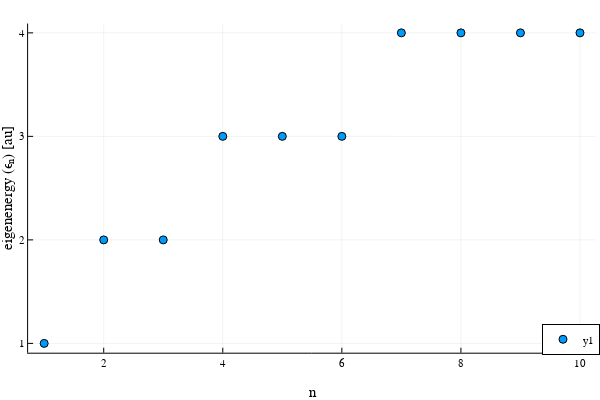

Notebook source saved alongside this figure:
### Code cell
fig1 = plot_eigenvalues(simulation_info, output_data)
display(fig1)

### Figure 1 — Plotly figure (JSON) as saved in the notebook; plotly's stock layout.template omitted (floating-point values rounded to 4 significant figures)
{"data": [{"colorbar": {"len": 0.9143, "title": "", "x": 0.9934, "y": 0.533}, "legendgroup": "y1", "marker": {"color": "rgba(0, 154, 250, 1.000)", "line": {"color": "rgba(0, 0, 0, 1.000)", "width": 1}, "size": 8, "symbol": "circle"}, "mode": "markers", "name": "y1", "showlegend": true, "type": "scatter", "x": [1, 2, 3, 4, 5, 6, 7, 8, 9, 10], "xaxis": "x", "y": [1.0, 2.0, 2.0, 3.0, 3.0, 3.0, 4.0, 4.0, 4.0, 4.0], "yaxis": "y"}], "layout": {"annotations": [], "height": 400, "legend": {"bgcolor": "rgba(255, 255, 255, 1.000)", "bordercolor": "rgba(0, 0, 0, 1.000)", "borderwidth": 1, "font": {"color": "rgba(0, 0, 0, 1.000)", "family": "sans-serif", "size": 11}, "title": {"font": {"color": "rgba(0, 0, 0, 1.000)", "family": "sans-serif", "size": 15}, "text": ""}, "tracegroupgap": 0, "traceorder": "normal", "x": 1, "xanchor": "right", "y": 0.07, "yanchor": "bottom"}, "margin": {"b": 20, "l": 0, "r": 0, "t": 20}, "paper_bgcolor": "rgba(255, 255, 255, 1.000)", "plot_bgcolor": "rgba(255, 255, 255, 1.000)", "showlegend": true, "width": 600, "xaxis": {"anchor": "y", "domain": [0.04684, 0.9934], "gridcolor": "rgba(0, 0, 0, 0.100)", "gridwidth": 0.5, "linecolor": "rgba(0, 0, 0, 1.000)", "mirror": false, "range": [0.73, 10.27], "showgrid": true, "showline": true, "showticklabels": true, "tickangle": 0, "tickcolor": "rgb(0, 0, 0)", "tickfont": {"color": "rgba(0, 0, 0, 1.000)", "family": "sans-serif", "size": 11}, "tickmode": "array", "ticks": "inside", "ticktext": ["2", "4", "6", "8", "10"], "tickvals": [2, 4, 6, 8, 10], "title": "n", "titlefont": {"color": "rgba(0, 0, 0, 1.000)", "family": "sans-serif", "size": 15}, "type": "-", "visible": true, "zeroline": false, "zerolinecolor": "rgba(0, 0, 0, 1.000)"}, "yaxis": {"anchor": "x", "domain": [0.07581, 0.9902], "gridcolor": "rgba(0, 0, 0, 0.100)", "gridwidth": 0.5, "linecolor": "rgba(0, 0, 0, 1.000)", "mirror": false, "range": [0.91, 4.09], "showgrid": true, "showline": true, "showticklabels": true, "tickangle": 0, "tickcolor": "rgb(0, 0, 0)", "tickfont": {"color": "rgba(0, 0, 0, 1.000)", "family": "sans-serif", "size": 11}, "tickmode": "array", "ticks": "inside", "ticktext": ["1", "2", "3", "4"], "tickvals": [1, 2, 3, 4], "title": "eigenenergy (ϵₙ) [au]", "titlefont": {"color": "rgba(0, 0, 0, 1.000)", "family": "sans-serif", "size": 15}, "type": "-", "visible": true, "zeroline": false, "zerolinecolor": "rgba(0, 0, 0, 1.000)"}}}
